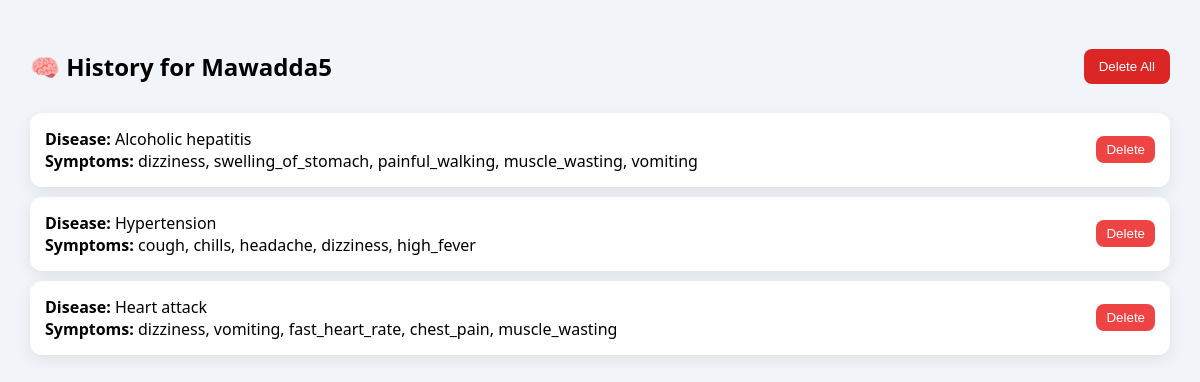
The app's page /history (signed in), older data.
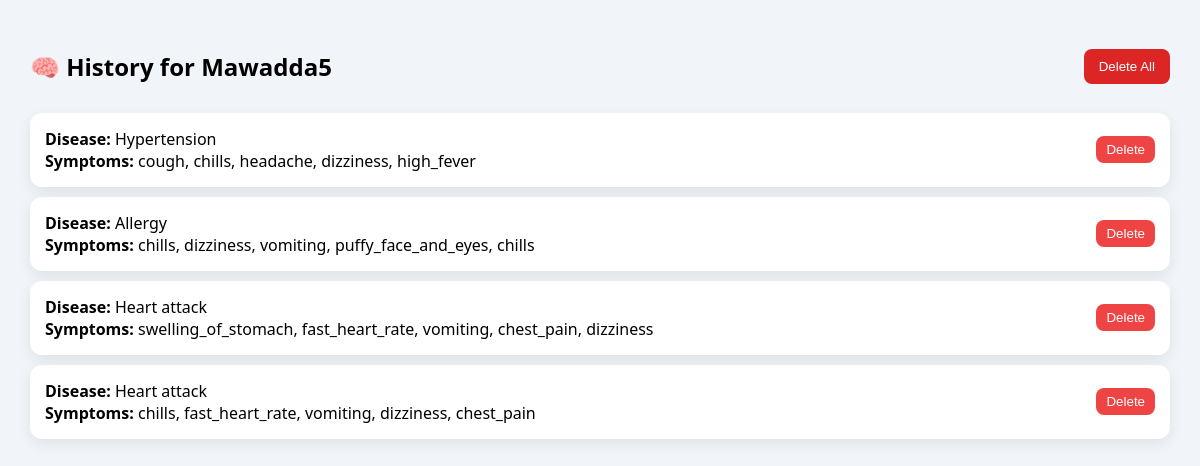
The same page, newer data.
### app.py (models this page shows)
class History(db.Model):
    id = db.Column(db.Integer, primary_key=True)
    username = db.Column(db.String(100), nullable=False)
    disease = db.Column(db.String(100), nullable=False)
    symptoms = db.Column(db.String(300), nullable=False)

### app.py (the view)
@app.route("/history")
def history():
    if "user" not in session:
        return redirect(url_for("login"))
    history = History.query.filter_by(username=session["user"]).all()
    return render_template(
        "history.html",
        history=history,
        user=session["user"]
    )

### templates/history.html (shortened to what this page needs)
<!DOCTYPE html>
<html>
<head>
</head>
<body>
<div class="container">
    <div class="header">
        <h2>🧠 History for {{ user }}</h2>
        <a href="/delete_all" onclick="return confirm('Delete ALL history? This cannot be undone!')">
            <button class="delete-all">Delete All</button>
        </a>
    </div>
    {% for h in history %}
        <div class="card">
            <div>
                <b>Disease:</b> {{ h.disease }} <br>
                <b>Symptoms:</b> {{ h.symptoms }}
            </div>
            <a href="/delete/{{ h.id }}" onclick="return confirm(' Delete This Record?')">
                <button class="delete-btn">Delete</button>
            </a>
        </div>
    {% endfor %}
</div>
</body>
</html>

### templates/history.html (style rules this page uses)
body { margin: 0; font-family: "Segoe UI", sans-serif; background: #f1f5f9; }
.container { padding: 30px; }
.header { display: flex; justify-content: space-between; align-items: center; }
.card { background: white; padding: 15px; margin: 10px 0; border-radius: 12px; box-shadow: 0 5px 15px rgba(0,0,0,0.08); display: flex; justify-content: space-between; align-items: center; }
button { padding: 6px 10px; border: none; border-radius: 8px; cursor: pointer; }
.delete-btn { background: #ef4444; color: white; }
.delete-all { background: #dc2626; color: white; padding: 10px 15px; }

Row changes from the older to the newer data that the page shows:
removed History: disease "Alcoholic hepatitis", symptoms "dizziness, swelling_of_stomach, painful_walking, muscle_wasting, vomiting"
removed History: disease "Heart attack", symptoms "dizziness, vomiting, fast_heart_rate, chest_pain, muscle_wasting"
added History: disease "Allergy", symptoms "chills, dizziness, vomiting, puffy_face_and_eyes, chills"
added History: disease "Heart attack", symptoms "swelling_of_stomach, fast_heart_rate, vomiting, chest_pain, dizziness"
added History: disease "Heart attack", symptoms "chills, fast_heart_rate, vomiting, dizziness, chest_pain"
